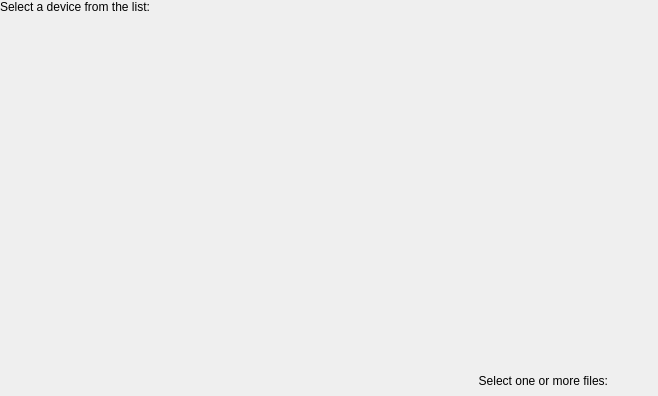
<?xml version="1.0" encoding="UTF-8"?>
<ui version="4.0">
 <class>SelectFileDiscover</class>
 <widget class="QWidget" name="SelectFileDiscover">
  <property name="geometry">
   <rect>
    <x>0</x>
    <y>0</y>
    <width>658</width>
    <height>396</height>
   </rect>
  </property>
  <property name="sizePolicy">
   <sizepolicy hsizetype="Preferred" vsizetype="Preferred">
    <horstretch>0</horstretch>
    <verstretch>0</verstretch>
   </sizepolicy>
  </property>
  <layout class="QVBoxLayout" name="verticalLayout">
   <property name="sizeConstraint">
    <enum>QLayout::SetMinimumSize</enum>
   </property>
   <property name="leftMargin">
    <number>0</number>
   </property>
   <property name="topMargin">
    <number>0</number>
   </property>
   <property name="rightMargin">
    <number>0</number>
   </property>
   <property name="bottomMargin">
    <number>0</number>
   </property>
   <item>
    <widget class="QLabel" name="label_2">
     <property name="text">
      <string>Select a device from the list:</string>
     </property>
    </widget>
   </item>
   <item>
    <widget class="QWidget" name="widget_2" native="true">
     <property name="sizePolicy">
      <sizepolicy hsizetype="Expanding" vsizetype="Expanding">
       <horstretch>0</horstretch>
       <verstretch>0</verstretch>
      </sizepolicy>
     </property>
     <layout class="QHBoxLayout" name="horizontalLayout_4">
      <property name="leftMargin">
       <number>0</number>
      </property>
      <property name="topMargin">
       <number>0</number>
      </property>
      <property name="rightMargin">
       <number>0</number>
      </property>
      <property name="bottomMargin">
       <number>0</number>
      </property>
      <item>
       <layout class="QHBoxLayout" name="discoverLayout"/>
      </item>
     </layout>
    </widget>
   </item>
   <item>
    <widget class="QWidget" name="widget" native="true">
     <property name="sizePolicy">
      <sizepolicy hsizetype="Preferred" vsizetype="Maximum">
       <horstretch>0</horstretch>
       <verstretch>0</verstretch>
      </sizepolicy>
     </property>
     <layout class="QHBoxLayout" name="horizontalLayout">
      <property name="leftMargin">
       <number>4</number>
      </property>
      <property name="topMargin">
       <number>4</number>
      </property>
      <property name="rightMargin">
       <number>4</number>
      </property>
      <property name="bottomMargin">
       <number>4</number>
      </property>
      <item>
       <widget class="KSqueezedTextLabel" name="selectLbl">
        <property name="sizePolicy">
         <sizepolicy hsizetype="Expanding" vsizetype="Preferred">
          <horstretch>0</horstretch>
          <verstretch>0</verstretch>
         </sizepolicy>
        </property>
        <property name="text">
         <string>Select one or more files:</string>
        </property>
        <property name="alignment">
         <set>Qt::AlignRight|Qt::AlignTrailing|Qt::AlignVCenter</set>
        </property>
       </widget>
      </item>
      <item>
       <widget class="QPushButton" name="selectBtn">
        <property name="flat">
         <bool>true</bool>
        </property>
       </widget>
      </item>
     </layout>
    </widget>
   </item>
  </layout>
 </widget>
 <customwidgets>
  <customwidget>
   <class>KSqueezedTextLabel</class>
   <extends>QLabel</extends>
   <header location="global">ksqueezedtextlabel.h</header>
  </customwidget>
 </customwidgets>
 <resources/>
 <connections/>
</ui>
